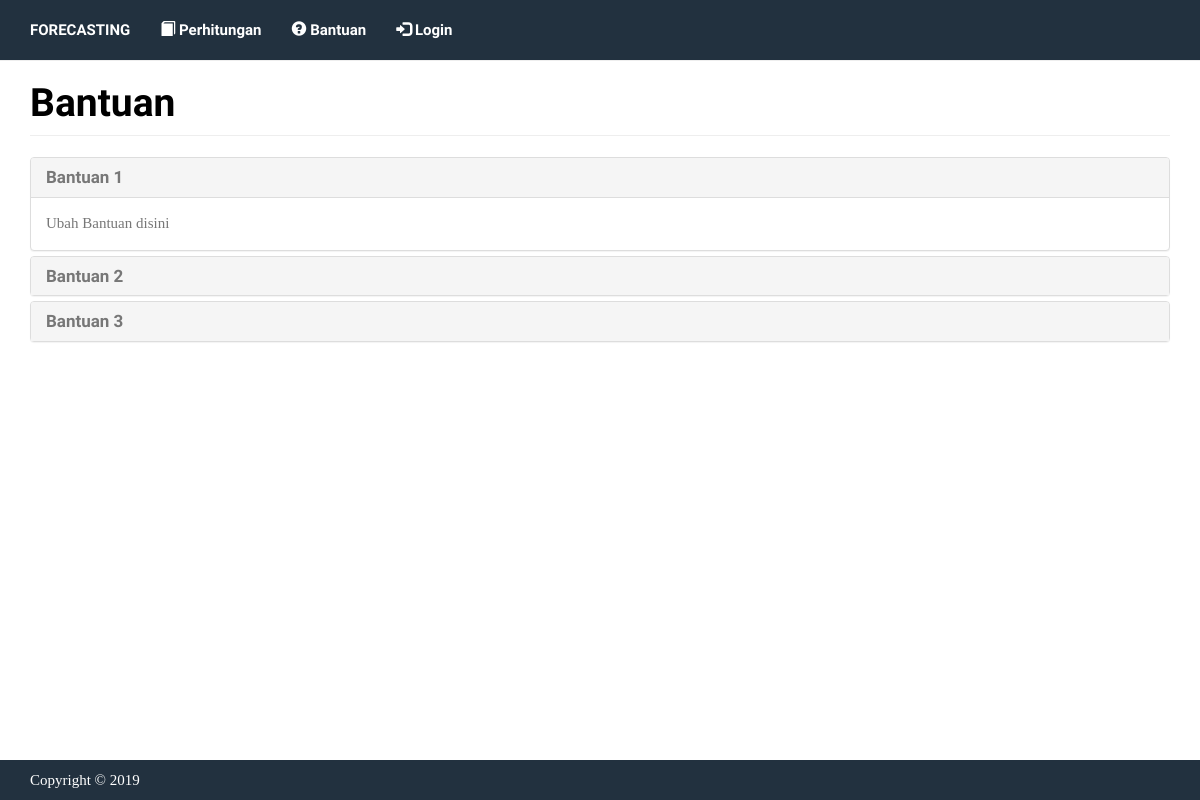
/?m=bantuan_list, run on the app's committed database.
### tables this page shows
CREATE TABLE `tb_bantuan` (
  `kode_bantuan` varchar(16) NOT NULL,
  `nama_bantuan` varchar(255) DEFAULT NULL,
  `keterangan` text
);

### config.php (called while the page is built)
<?php
$config["server"]='localhost';
$config["username"]='root';
$config["password"]='';
$config["database_name"]='tugasakhir_forecasting';

### includes/ez_sql_core.php (called while the page is built, shortened)
<?php
	class ezSQLcore
	{
		var $timers           = array();
		function get_host_port( $host, $default = false )
		{
			$port = $default;
			return array( $host, $port );
		}
		function flush()
		{
			$this->last_result = array();
		}
		function get_results($query=null, $output = OBJECT)
		{
			if ( $query )
			{
				$this->query($query);
			}
			if ( $output == OBJECT )
			{
				return $this->last_result;
			}
		}
		function timer_get_cur()
		{
			list($usec, $sec) = explode(" ",microtime());
			return ((float)$usec + (float)$sec);
		}
		function timer_start($timer_name)
		{
			$this->timers[$timer_name] = $this->timer_get_cur();
		}
		function timer_elapsed($timer_name)
		{
			return round($this->timer_get_cur() - $this->timers[$timer_name],2);
		}
	}

### includes/ez_sql_mysqli.php (called while the page is built, shortened)
<?php
	$ezsql_mysqli_str = array
	(
		1 => 'Require $dbuser and $dbpassword to connect to a database server',
		2 => 'Error establishing mySQLi database connection. Correct user/password? Correct hostname? Database server running?',
		3 => 'Require $dbname to SELECT a database',
		4 => 'mySQLi database connection is not active',
		5 => 'Unexpected error while trying to SELECT database'
	);
	class ezSQL_mysqli extends ezSQLcore
	{
		function connect($dbuser='', $dbpassword='', $dbhost='localhost', $dbport=false)
		{
			global $ezsql_mysqli_str; $return_val = false;
			if ( ! $dbuser )
			{
				$this->register_error($ezsql_mysqli_str[1].' in '.__FILE__.' on line '.__LINE__);
				$this->show_errors ? trigger_error($ezsql_mysqli_str[1],E_USER_WARNING) : null;
			}
			else
			{
				$this->dbh = new mysqli($dbhost,$dbuser,$dbpassword, '', $dbport);
				if( $this->dbh->connect_errno )
				{
					$this->register_error($ezsql_mysqli_str[2].' in '.__FILE__.' on line '.__LINE__);
					$this->show_errors ? trigger_error($ezsql_mysqli_str[2],E_USER_WARNING) : null;
				}
				else
				{
					$return_val = true;
				}
			}
			return $return_val;
		}
		function query($query)
		{
			$return_val = 0;
			$query = trim($query);
			$this->result = @$this->dbh->query($query);
			if ( preg_match("/^(insert|delete|update|replace|truncate|drop|create|alter|begin|commit|rollback|set|lock|unlock|call)/i",$query) )
			{
				$is_insert = true;
				$this->rows_affected = @$this->dbh->affected_rows;
				if ( preg_match("/^(insert|replace)\s+/i",$query) )
				{
					$this->insert_id = @$this->dbh->insert_id;
				}
				$return_val = $this->rows_affected;
			}
			else
			{
				$is_insert = false;
				$i=0;
				$num_rows=0;
				while ( $row = @$this->result->fetch_object() )
				{
					$num_rows++;
				}
				$this->num_rows = $num_rows;
				$return_val = $this->num_rows;
			}
			return $return_val;
		}
	}

### bantuan_list.php (the view)
<div class="page-header">
    <h1>Bantuan</h1>
</div>
<div class="panel-group" id="accordion" role="tablist" aria-multiselectable="true">
    <?php
    $rows = $db->get_results("SELECT * FROM tb_bantuan ORDER BY kode_bantuan");
    $a = 0;
    foreach($rows as $row):?>
    <div class="panel panel-default">
    <div class="panel-heading" role="tab" id="heading<?=($row->kode_bantuan)?>">
      <h4 class="panel-title">
        <a role="button" data-toggle="collapse" data-parent="#accordion" href="#collapse<?=($row->kode_bantuan)?>" aria-expanded="<?=($a==0) ? 'true' : 'false'?>" aria-controls="collapse<?=($row->kode_bantuan)?>">
          <?=$row->nama_bantuan?>
        </a>
      </h4>
    </div>
    <div id="collapse<?=($row->kode_bantuan)?>" class="panel-collapse collapse <?=($a==0) ? 'in' : ''?>" role="tabpanel" aria-labelledby="heading<?=$row->kode_bantuan?>">
      <div class="panel-body">
        <?=br_to_enter($row->keterangan)?>
      </div>
    </div>
  </div>
    <?php $a++;endforeach?>
</div>

### functions.php (shortened to what this page needs)
<?php
include 'config.php';
include'includes/ez_sql_core.php';
include'includes/ez_sql_mysqli.php';
$db = new ezSQL_mysqli($config[username], $config[password], $config[database_name], $config[server]);
function br_to_enter($text){
    return str_replace("\r\n", '<br />', $text);
}
$rows = $db->get_results("SELECT kode_periode, nama_periode FROM tb_periode ORDER BY kode_periode");

### assets/css/general.css (style rules this page uses)
html { position: relative; min-height: 100%; }
body { margin-bottom: 70px; }
.page-header { margin-top: 0; padding-bottom: 0; }
.page-header h1 { margin-top: 0; }

### data on the page
tb_bantuan: nama_bantuan "Bantuan 1", keterangan "Ubah Bantuan disini"
tb_bantuan: nama_bantuan "Bantuan 2"
tb_bantuan: nama_bantuan "Bantuan 3"
